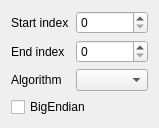
<?xml version="1.0" encoding="UTF-8"?>
<ui version="4.0">
 <class>SAKCrcCalculatorToolUi</class>
 <widget class="QWidget" name="SAKCrcCalculatorToolUi">
  <property name="geometry">
   <rect>
    <x>0</x>
    <y>0</y>
    <width>159</width>
    <height>112</height>
   </rect>
  </property>
  <property name="windowTitle">
   <string notr="true">Form</string>
  </property>
  <layout class="QGridLayout" name="gridLayout">
   <item row="0" column="0">
    <widget class="QLabel" name="label">
     <property name="text">
      <string>Start index</string>
     </property>
    </widget>
   </item>
   <item row="0" column="1">
    <widget class="QSpinBox" name="spinBoxStartIndex"/>
   </item>
   <item row="1" column="0">
    <widget class="QLabel" name="label_2">
     <property name="text">
      <string>End index</string>
     </property>
    </widget>
   </item>
   <item row="1" column="1">
    <widget class="QSpinBox" name="spinBoxEndIndex"/>
   </item>
   <item row="2" column="0">
    <widget class="QLabel" name="label_3">
     <property name="text">
      <string>Algorithm</string>
     </property>
    </widget>
   </item>
   <item row="2" column="1">
    <widget class="SAKCrcAlgorithmComboBox" name="comboBoxAlgorithm"/>
   </item>
   <item row="3" column="0" colspan="2">
    <widget class="QCheckBox" name="checkBoxBigEndian">
     <property name="text">
      <string>BigEndian</string>
     </property>
    </widget>
   </item>
  </layout>
 </widget>
 <customwidgets>
  <customwidget>
   <class>SAKCrcAlgorithmComboBox</class>
   <extends>QComboBox</extends>
   <header location="global">sakcrcalgorithmcombobox.h</header>
  </customwidget>
 </customwidgets>
 <resources/>
 <connections/>
</ui>
